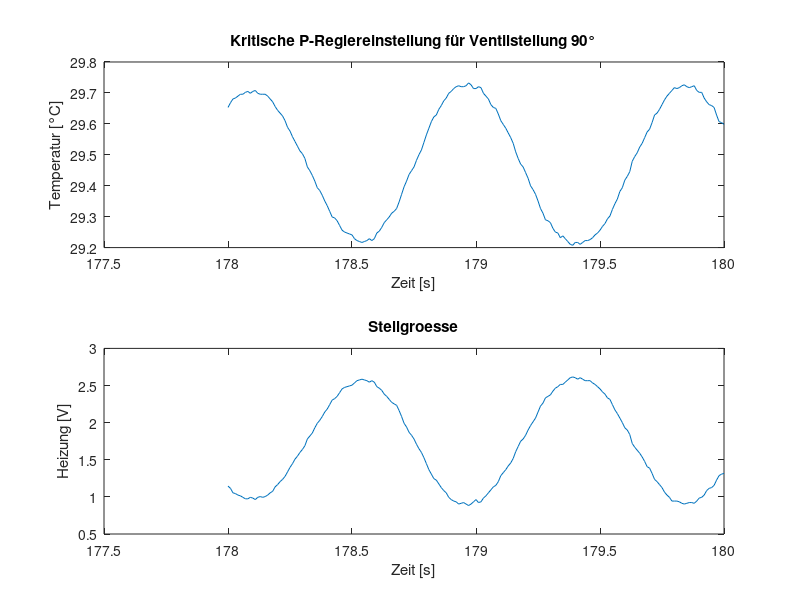
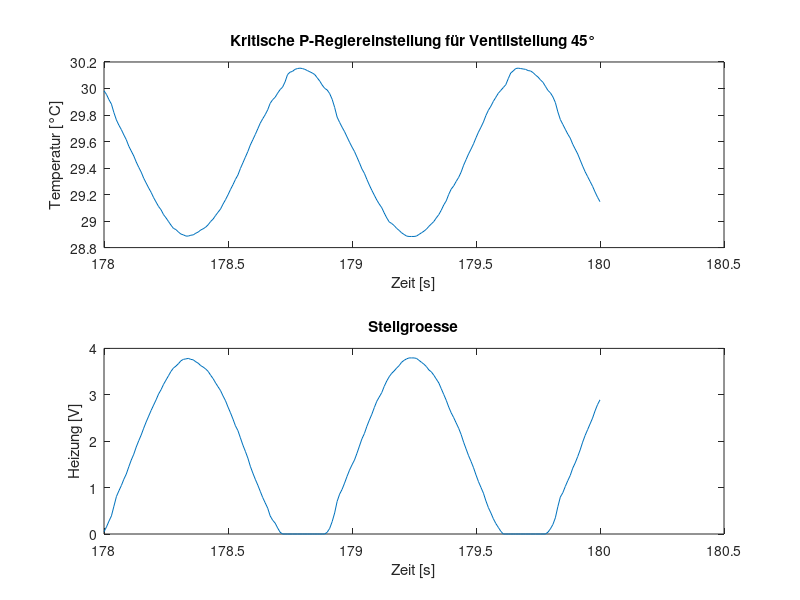
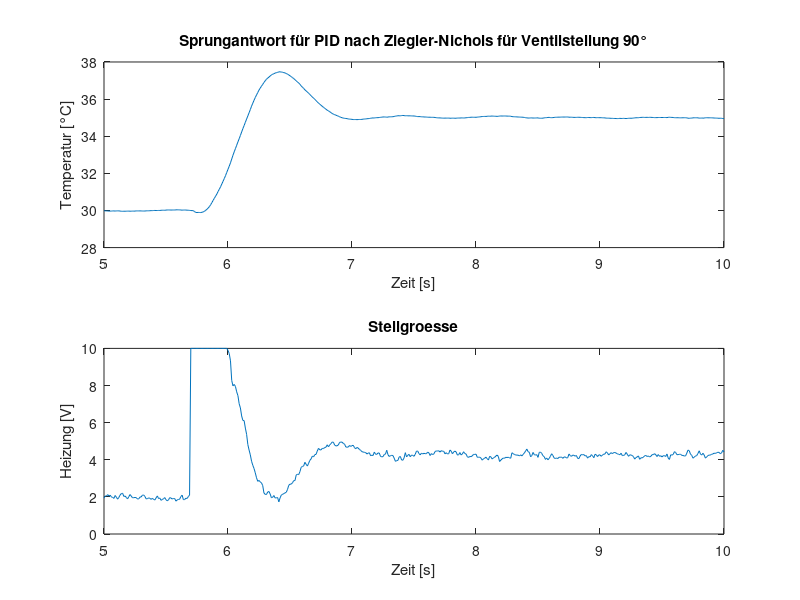
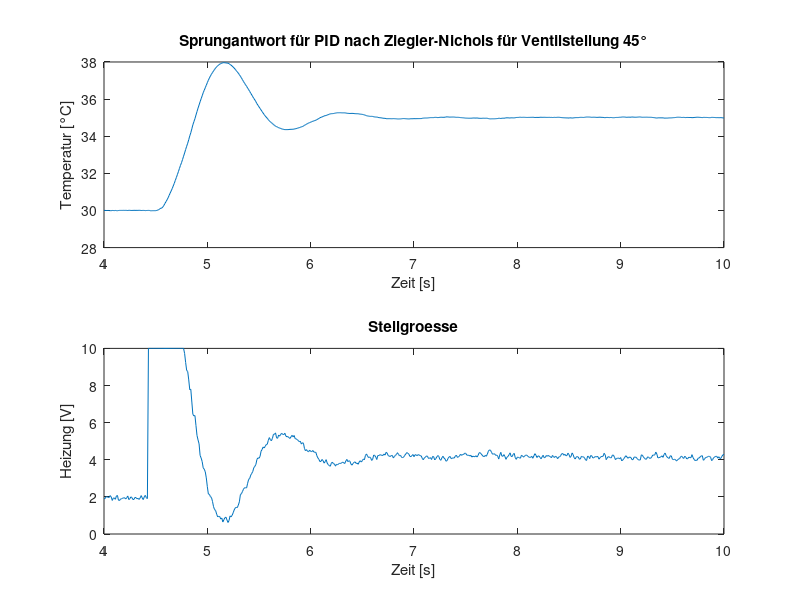

The MATLAB script that drew these images, in order:
% load the measurements
data_half = load('p_krit_half');
data_full = load('p_krit_full');
data_pid_zn_half = load('pid_zn_half');
data_pid_zn_full = load('pid_zn_full');

% plot a relevant segment of the 'full' measurement
figure(1)
subplot(2,1,1);
plot( ...
    data_full.Zeit(17800:18000), ...
    data_full.Temperatur(17800:18000));
xlabel('Zeit [s]');
ylabel('Temperatur [°C]');
title('Kritische P-Reglereinstellung für Ventilstellung 90°')
subplot(2,1,2)
plot( ...
    data_full.Zeit(17800:18000), ...
    data_full.Heizung(17800:18000));
xlabel('Zeit [s]');
ylabel('Heizung [V]');
title('Stellgroesse');

print -dpdf p_krit_full;

% plot a relevant segment of the 'half' measurement
figure(2)
subplot(2,1,1);
plot( ...
    data_half.Zeit(17800:18000), ...
    data_half.Temperatur(17800:18000));
xlabel('Zeit [s]');
ylabel('Temperatur [°C]');
title('Kritische P-Reglereinstellung für Ventilstellung 45°')
subplot(2,1,2)
plot( ...
    data_half.Zeit(17800:18000), ...
    data_half.Heizung(17800:18000));
xlabel('Zeit [s]');
ylabel('Heizung [V]');
title('Stellgroesse');

print -dpdf p_krit_half;

% plot a relevant segment of the 'full' measurement with pid_zn
figure(3)
subplot(2,1,1);
plot( ...
    data_pid_zn_full.Zeit(500:1000), ...
    data_pid_zn_full.Temperatur(500:1000));
xlabel('Zeit [s]');
ylabel('Temperatur [°C]');
title('Sprungantwort für PID nach Ziegler-Nichols für Ventilstellung 90°')
subplot(2,1,2)
plot( ...
    data_pid_zn_full.Zeit(500:1000), ...
    data_pid_zn_full.Heizung(500:1000));
xlabel('Zeit [s]');
ylabel('Heizung [V]');
title('Stellgroesse');

print -dpdf pid_zn_full;

% plot a relevant segment of the 'half' measurement with pid_zn
figure(4)
subplot(2,1,1);
plot( ...
    data_pid_zn_half.Zeit(400:1000), ...
    data_pid_zn_half.Temperatur(400:1000));
xlabel('Zeit [s]');
ylabel('Temperatur [°C]');
title('Sprungantwort für PID nach Ziegler-Nichols für Ventilstellung 45°')
subplot(2,1,2)
plot( ...
    data_pid_zn_half.Zeit(400:1000), ...
    data_pid_zn_half.Heizung(400:1000));
xlabel('Zeit [s]');
ylabel('Heizung [V]');
title('Stellgroesse');

print -dpdf pid_zn_half;
